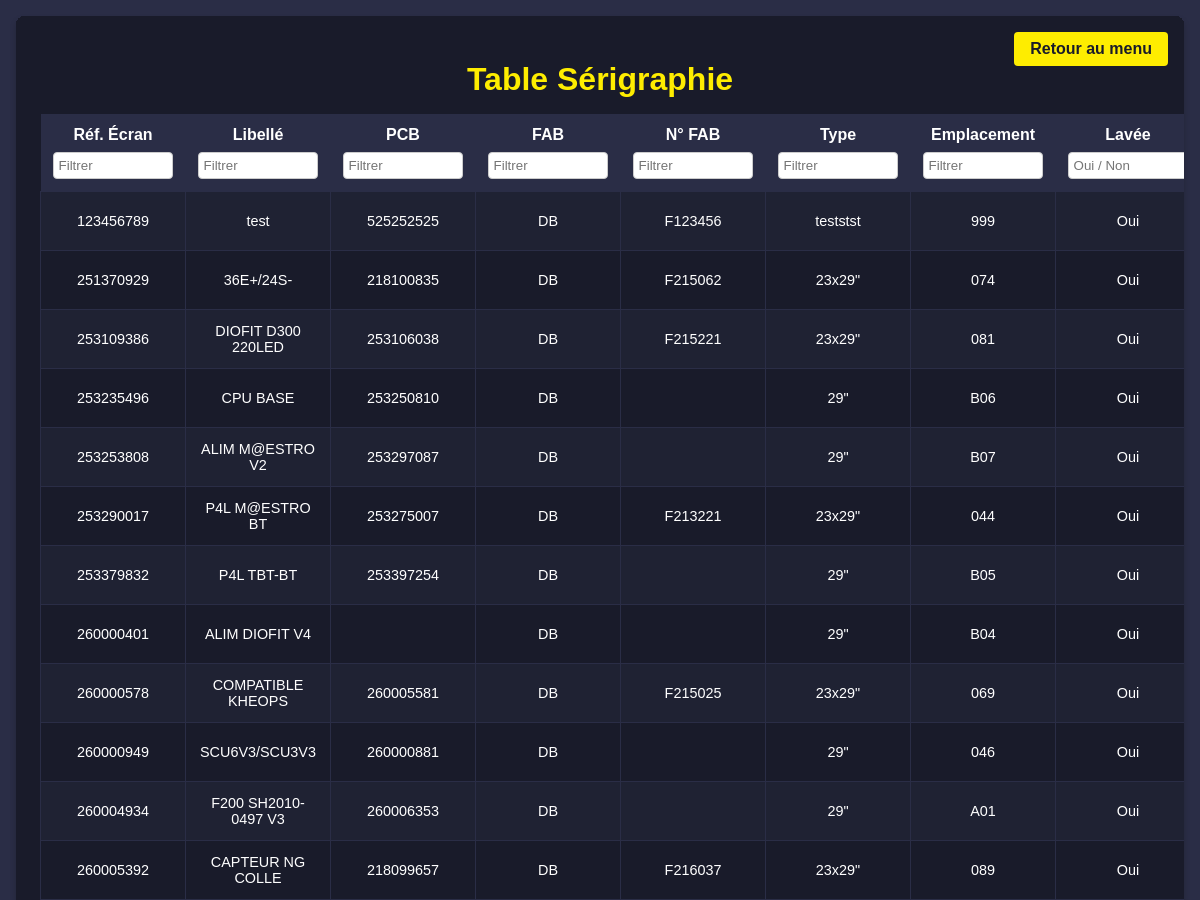
The page /ecran (signed in, upper part) on the database as committed earlier.
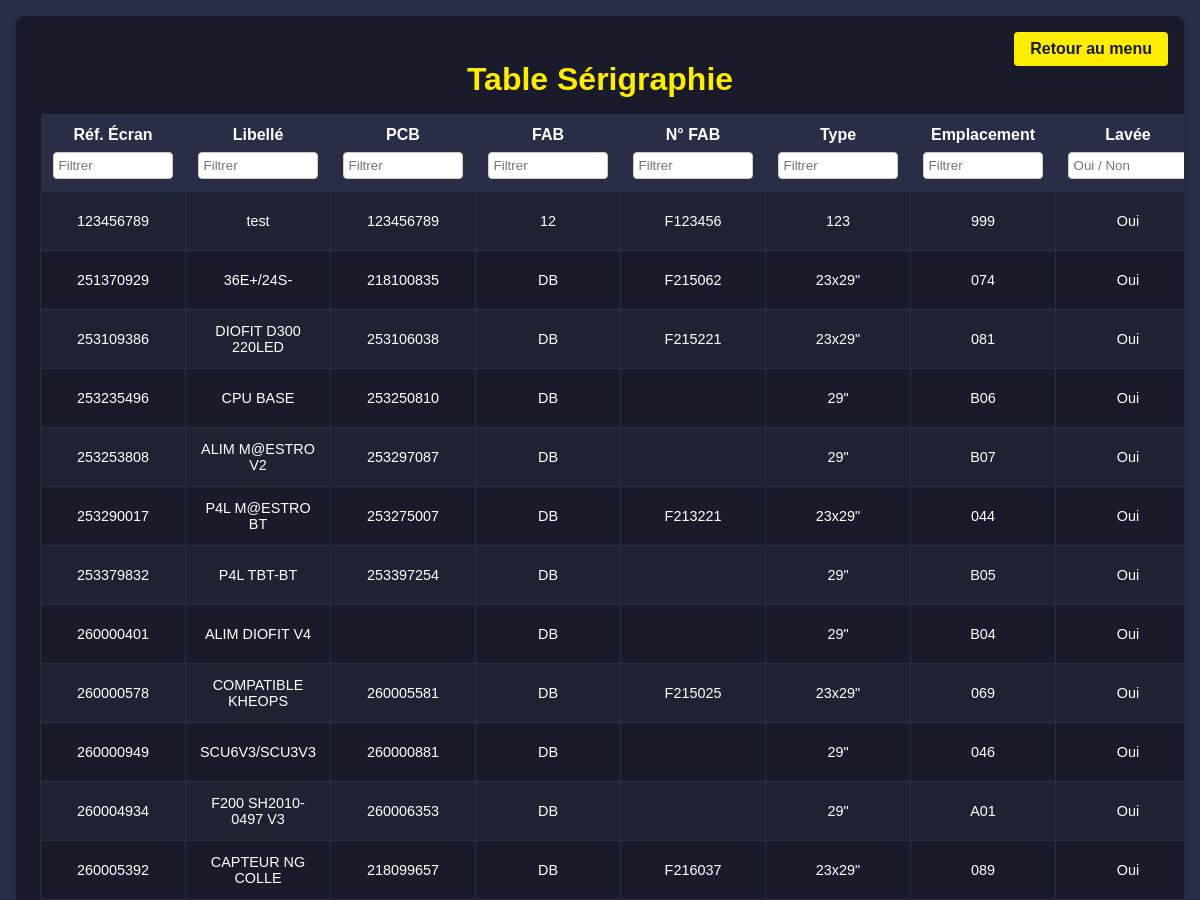
The same page on the database as committed later.
### tables this page shows
CREATE TABLE "serigraphie" (
	"ref_ecran"	INTEGER UNIQUE,
	"libelle"	TEXT NOT NULL,
	"pcb"	INTEGER,
	"fab"	TEXT NOT NULL,
	"n_fab"	TEXT,
	"type"	TEXT NOT NULL,
	"n"	TEXT NOT NULL UNIQUE,
	"sorti"	INTEGER DEFAULT 0,
	"lave"	INTEGER DEFAULT 1,
	PRIMARY KEY("ref_ecran")
);

### APP.py (the view)
@app.route('/ecran')
def ecran():
    if 'prenom' not in session:
        return redirect('/')
    with get_db_connection() as conn:
        cursor = conn.cursor()
        cursor.execute('SELECT ref_ecran, libelle, pcb, fab, n_fab, type, n, sorti, lave FROM serigraphie')
        ecrans = cursor.fetchall()
    admin = session.get('admin', 0) == 1
    return render_template('ecran.html', ecrans=ecrans, admin=admin)

### APP.py (called while the page is built)
def get_db_connection():
    conn = sqlite3.connect(database)
    conn.row_factory = sqlite3.Row
    return conn

### Templates/ecran.html (shortened to what this page needs)
<!DOCTYPE html>
<html lang="fr">
<head>
    <link rel="stylesheet" href="Styles/ecran.css">
</head>
<body>
    <div class="container">
        <h1>Table Sérigraphie</h1>
        <a href="{{ url_for('index') }}" class="admin-link">Retour au menu</a>
        <table id="serigraphie-table">
            <thead>
                <tr>
                    <th>Réf. Écran<br><input type="text" class="filter-input" data-column="0" placeholder="Filtrer"></th>
                    <th>Libellé<br><input type="text" class="filter-input" data-column="1" placeholder="Filtrer"></th>
                    <th>PCB<br><input type="text" class="filter-input" data-column="2" placeholder="Filtrer"></th>
                    <th>FAB<br><input type="text" class="filter-input" data-column="3" placeholder="Filtrer"></th>
                    <th>N° FAB<br><input type="text" class="filter-input" data-column="4" placeholder="Filtrer"></th>
                    <th>Type<br><input type="text" class="filter-input" data-column="5" placeholder="Filtrer"></th>
                    <th>Emplacement<br><input type="text" class="filter-input" data-column="6" placeholder="Filtrer"></th>
                    <th>Lavée<br><input type="text" class="filter-input" data-column="7" placeholder="Oui / Non"></th>
                </tr>
            </thead>
            <tbody>
                {% for ecran in ecrans %}
                <tr>
                    <td>{{ ecran.ref_ecran }}</td>
                    <td>{{ ecran.libelle }}</td>
                    <td>{{ ecran.pcb }}</td>
                    <td>{{ ecran.fab }}</td>
                    <td>{{ ecran.n_fab }}</td>
                    <td>{{ ecran.type }}</td>
                    <td>{{ ecran.n }}</td>
                    <td>{{ 'Oui' if ecran.lave == 1 else 'Non' }}</td>
                </tr>
                {% endfor %}
            </tbody>
        </table>
    </div>
</body>
</html>

Rows that differ between the two databases and show on the page:
changed serigraphie "test": pcb "525252525" → "123456789"; fab "DB" → "12"; type "teststst" → "123"
